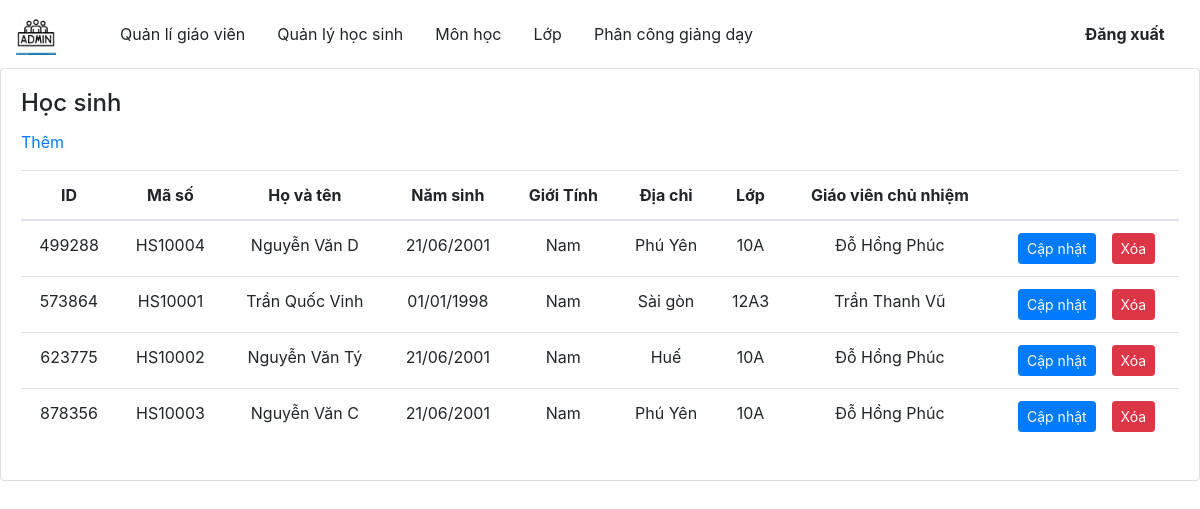
Screenshot of /admin/Hocsinh with the database file from the repository.
### tables this page shows
CREATE TABLE `lop` (
  `id_lop` int(11) NOT NULL,
  `malop` varchar(11) NOT NULL,
  `tenlop` varchar(30) DEFAULT NULL,
  `siso` int(11) DEFAULT NULL,
  `id_msgv` int(11) DEFAULT NULL,
  `id_nam` int(11) DEFAULT NULL
);

CREATE TABLE `hocsinh` (
  `id_hocsinh` int(11) NOT NULL,
  `mshs` varchar(11) NOT NULL,
  `tenhs` varchar(30) DEFAULT NULL,
  `namsinh` date NOT NULL,
  `gioitinh` varchar(30) DEFAULT NULL,
  `diachi` varchar(30) DEFAULT NULL,
  `id_malop` int(11) DEFAULT NULL
);

CREATE TABLE `giaovien` (
  `id_giaovien` int(11) NOT NULL,
  `msgv` varchar(11) NOT NULL,
  `tengv` varchar(30) DEFAULT NULL,
  `namsinh` date NOT NULL,
  `gioitinh` varchar(30) NOT NULL,
  `diachi` varchar(30) NOT NULL,
  `id_monhoc` int(11) DEFAULT NULL
);

### admin/Controllers/Hocsinh.php (called while the page is built, shortened)
<?php
      require_once'./Models/Hocsinh.php';
    class Hocsinh{
        function index(){
            $datahs= new HocsinhModel();
            $r = $datahs->getHocsinh();
            require_once'./Views/Hocsinh.php';
        }
    }
?>

### admin/index.php (called while the page is built, shortened)
<?php
    $app =new App();
?>

### admin/Models/Connect.php (called while the page is built)
<?php
    class Connect{
        var $db=null;
        public function __construct(){
            $dsn='mysql:host=localhost;dbname=hocba';
            $user='root';
            $pass= "";
            try {
                $this->db=new PDO($dsn,$user,$pass,array(PDO::MYSQL_ATTR_INIT_COMMAND=>"SET NAMES utf8"));
            } catch (PDOException $e) {
                echo $e->getMessage();
                exit();
            }
        }
        function exutedQuery($sql){
            try{
                $results=$this->db->prepare($sql);
                return $results;
            }
            catch (PDOException $e) {
                echo $e->getMessage();
                 echo "Ko thành công";
                exit();
            }
        }
    }
?>

### admin/Models/Hocsinh.php (called while the page is built, shortened)
<?php
      require_once'Connect.php';
      class HocsinhModel{
        function getHocsinh(){
            $db=new Connect();
            $sql ="select hocsinh.id_hocsinh, hocsinh.mshs,hocsinh.tenhs,Date_format(hocsinh.namsinh,'%d/%m/%Y') as 'namsinh',hocsinh.gioitinh,hocsinh.diachi
            ,lop.tenlop,giaovien.tengv
            from lop left join giaovien on lop.id_msgv=giaovien.id_giaovien RIGHT JOIN hocsinh on lop.id_lop=hocsinh.id_malop
            ";
            $results= $db->exutedQuery($sql);
            $results->execute();
            return $results;
        }
     }
?>

### admin/Views/Hocsinh.php (the view, shortened to what this page needs)
<!DOCTYPE html>
<html lang="en">
<?php  include'link.php'; ?>
<body>
    <div class="container-scroller">
        <?php  include'menu.php'; ?>
        <div class="main-panel">
            <div class="row ">
                <div class="col-lg-12 grid-margin stretch-card">
                    <div class="card">
                        <div class="card-body">
                            <h4 class="card-title">Học sinh</h4>
                            <a href="http://localhost/PHP/project/hocba/admin/Hocsinh/add"class="card-description"> Thêm</a>
                            <table class="table ">
                                <thead>
                                    <tr class="text-center">
                                        <th  style="font-weight: bold;"> ID </th>
                                        <th  style="font-weight: bold;"> Mã số </th>
                                        <th style="font-weight: bold;"> Họ và tên </th>
                                        <th  style="font-weight: bold;"> Năm sinh </th>
                                        <th style="font-weight: bold;"> Giới Tính </th>
                                        <th style="font-weight: bold;"> Địa chỉ </th>
                                        <th style="font-weight: bold;"> Lớp </th>
                                        <th style="font-weight: bold;"> Giáo viên chủ nhiệm </th>
                                        <th> </th>
                                    </tr>
                                </thead>
                                <tbody>
                                <?php
                                while($row = $r->fetch()):
                                ?>
                                    <tr class="text-center">
                                        <td> <?php echo $row['id_hocsinh'] ;?> </td>
                                        <td> <?php echo $row['mshs'] ;?> </td>
                                        <td>  <?php echo $row['tenhs'] ;?> </td>
                                        <td> <?php echo $row['namsinh'] ;?></td>
                                        <td>  <?php echo $row['gioitinh'] ;?></td>
                                        <td> <?php echo $row['diachi'] ;?> </td>
                                        <td>  <?php echo $row['tenlop'] ;?> </td>
                                        <td>  <?php  if($row['tengv']==null){
                                                            echo" ";
                                                        }
                                                      else echo $row['tengv'];
                                                ?>
                                        </td>
                                        <td>
                                            <?php
                                                echo "<button type='button' class='btn btn-primary btn-sm'>
                                                <a class='text-light' href='Hocsinh/edit/".$row['id_hocsinh']."'> Cập nhật </a> </button>";
                                                echo "<button type='button' class='btn btn-danger btn-sm ml-3'>
                                                <a class='text-light' href='Hocsinh/delete/".$row['id_hocsinh']."'>Xóa </a> </button>";
                                            ?>
                                        </td>
                                    </tr>
                                    <?php
                                    endwhile;
                                    ?>
                                </tbody>
                            </table>
                        </div>
                    </div>
                </div>
            </div>
        </div>
    </div>
</body>
</head>

### rows the page displays
lop: hocsinh.id_hocsinh "499288", hocsinh.mshs "HS10004", hocsinh.tenhs "Nguyễn Văn D", namsinh "21/06/2001", hocsinh.gioitinh "Nam", hocsinh.diachi "Phú Yên", tenlop "10A", id_msgv.tengv "Đỗ Hồng Phúc", hocsinh.id_hocsinh "623775", hocsinh.mshs "HS10002", hocsinh.tenhs "Nguyễn Văn Tý", hocsinh.diachi "Huế", hocsinh.id_hocsinh "878356", hocsinh.mshs "HS10003", hocsinh.tenhs "Nguyễn Văn C"
lop: hocsinh.id_hocsinh "573864", hocsinh.mshs "HS10001", hocsinh.tenhs "Trần Quốc Vinh", namsinh "01/01/1998", hocsinh.gioitinh "Nam", hocsinh.diachi "Sài gòn", tenlop "12A3", id_msgv.tengv "Trần Thanh Vũ"
